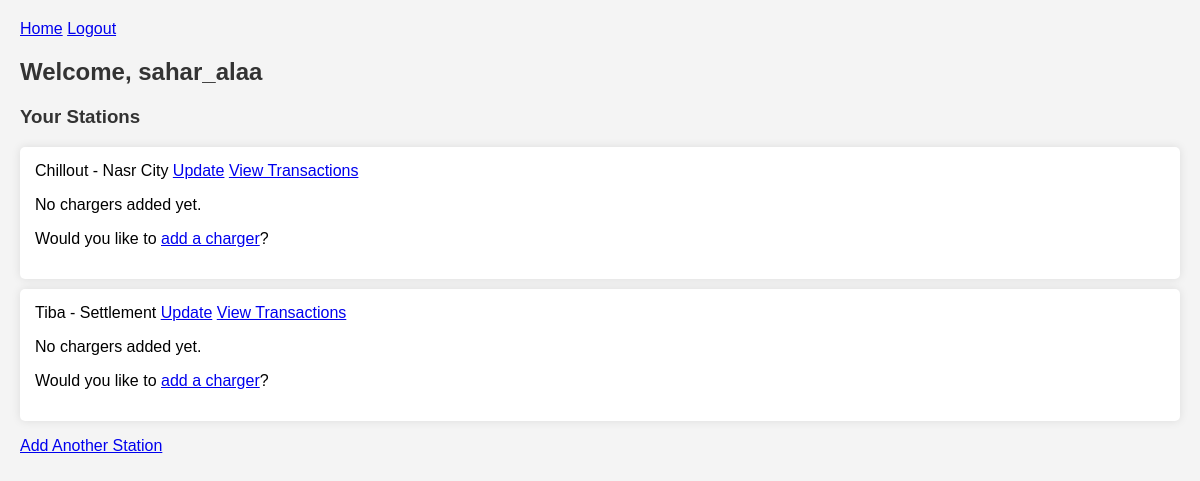
The app's page /home/home/ (signed in), older data.
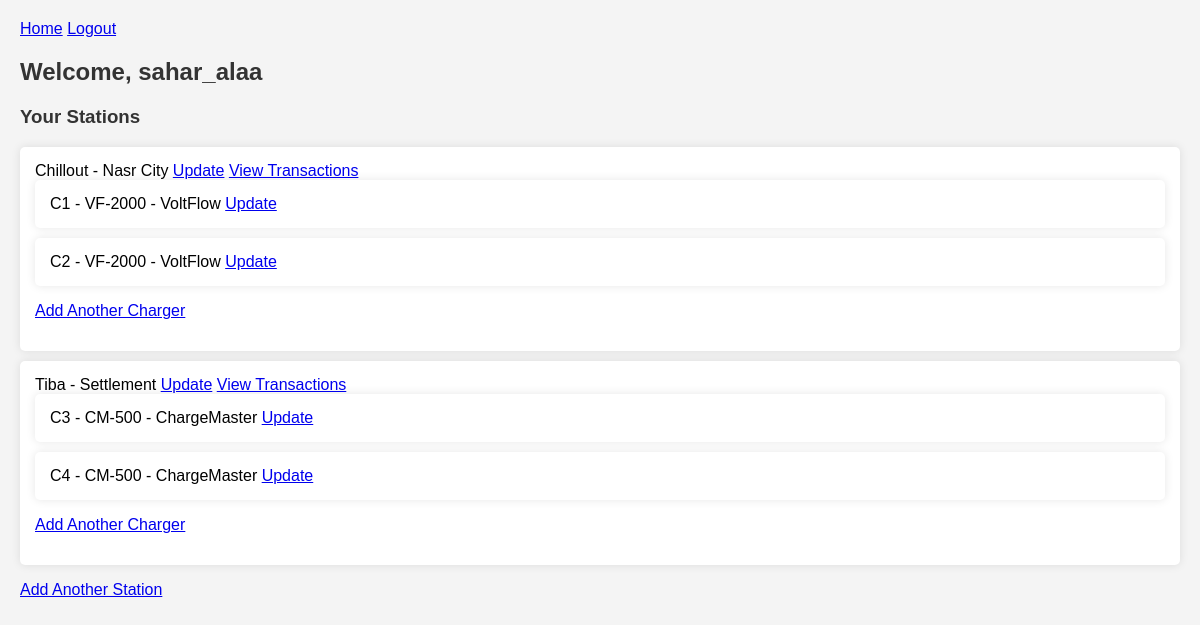
The same page, newer data.
### frontend/models.py (models this page shows, shortened)
class CustomUser(AbstractBaseUser, PermissionsMixin):
    email = models.EmailField(unique=True)
    username = models.CharField(max_length=150, unique=True)
    is_staff = models.BooleanField(default=False)
    is_active = models.BooleanField(default=True)
    objects = CustomUserManager()
    USERNAME_FIELD = 'email'
    REQUIRED_FIELDS = ['username']

### api/models.py (models this page shows, shortened)
class Station(models.Model):
    name = models.CharField(max_length=50, unique=True, null=False)
    location = models.CharField(max_length=255, unique=True, null=False)
    admin = models.ForeignKey(settings.AUTH_USER_MODEL, on_delete=models.CASCADE, related_name='admin_stations', default=1)

class Charger(models.Model):
    station = models.ForeignKey(Station, on_delete=models.CASCADE, related_name='chargers')
    charger_id = models.CharField(max_length=50, unique=True, null=False)
    model = models.CharField(max_length=50)
    vendor = models.CharField(max_length=50)
    status = models.CharField(max_length=50, default="Available")
    activity = models.CharField(max_length=50, default="Idle")

### frontend/views.py (the view)
# urls.py: path('home/', include('frontend.urls')),
def home(request):
    if request.user.is_authenticated:
        if request.user.is_staff:  # Check if the user is an admin
            stations = Station.objects.prefetch_related('chargers').filter(admin=request.user)
            chargers = [Charger.objects.filter(station=station) for station in stations]
            return render(request, 'admin_home.html', {
                'stations': stations,
                'no_stations': not stations.exists(),
                'chargers': chargers,
                'no_chargers': len(chargers) == 0,
            })
        else:
            stations = Station.objects.all()
            return render(request, 'user_home.html', {
                'stations': stations,
            })
    else:
        return redirect('login')

### frontend/templates/admin_home.html
{% extends 'base.html' %}
{% block content %}
<h2>Welcome, {{ request.user.username }}</h2>
{% if no_stations %}
    <div class="no-stations">
        <p>No stations added yet.</p>
        <p>Would you like to <a href="{% url 'add_station' %}">add a station</a>?</p>
    </div>
{% else %}
    <h3>Your Stations</h3>
    <ul>
        {% for station in stations %}
            <li>
                {{ station.name }} - {{ station.location }}
                <a href="{% url 'update_station' station.id %}">Update</a>
                <a href="{% url 'view_transactions' station.id %}">View Transactions</a>
                {% if station.chargers.exists %}
                    <ul>
                        {% for charger in station.chargers.all %}
                        <li>
                            {{ charger.charger_id }} - {{ charger.model }} - {{ charger.vendor }}
                            <a href="{% url 'update_charger' charger.id %}">Update</a>
                        </li>
                        {% endfor %}
                    </ul>
                    <p><a href="{% url 'add_charger' station.id %}">Add Another Charger</a></p>
                {% else %}
                    <div class="no-chargers">
                        <p>No chargers added yet.</p>
                        <p>Would you like to <a href="{% url 'add_charger' station.id %}">add a charger</a>?</p>
                    </div>
                {% endif %}
            </li>
        {% endfor %}
    </ul>
    <p><a href="{% url 'add_station' %}">Add Another Station</a></p>
{% endif %}
{% endblock %}

### frontend/templates/base.html (shortened to what this page needs)
{% load static %}
<!DOCTYPE html>
<html lang="en">
<head>
    {% load static %}
    <link rel="stylesheet" href="{% static 'css/styles.css' %}">
</head>
<body>
    <div class="container">
        <header>
            <nav>
                <a href="{% url 'home' %}">Home</a>
                {% if user.is_authenticated %}
                    <a href="{% url 'logout' %}">Logout</a>
                {% else %}
                    <a href="{% url 'login' %}">Login</a>
                    <a href="{% url 'register' %}">Register</a>
                {% endif %}
            </nav>
        </header>
        {% block content %}
        {% endblock %}
    </div>
</body>
</html>

### frontend/static/css/styles.css (style rules this page uses)
body { font-family: Arial, sans-serif; background-color: #f4f4f4; margin: 0; padding: 0; }
.container { max-width: 1200px; margin: 0 auto; padding: 20px; }
h1, h2, h3 { color: #333; }
ul { list-style-type: none; padding: 0; }
ul li { background-color: #fff; padding: 15px; margin-bottom: 10px; border-radius: 5px; box-shadow: 0 0 10px rgba(0, 0, 0, 0.1); }

Row changes from the older to the newer data that the page shows:
computed for Station "Chillout": text "No chargers added yet. Would you like to add a charger ?" → "Add Another Charger"
added Charger: charger_id "C1", model "VF-2000", vendor "VoltFlow", shown under Station "Chillout"
added Charger: charger_id "C2", model "VF-2000", vendor "VoltFlow", shown under Station "Chillout"
computed for Station "Tiba": text "No chargers added yet. Would you like to add a charger ?" → "Add Another Charger"
added Charger: charger_id "C3", model "CM-500", vendor "ChargeMaster", shown under Station "Tiba"
added Charger: charger_id "C4", model "CM-500", vendor "ChargeMaster", shown under Station "Tiba"
